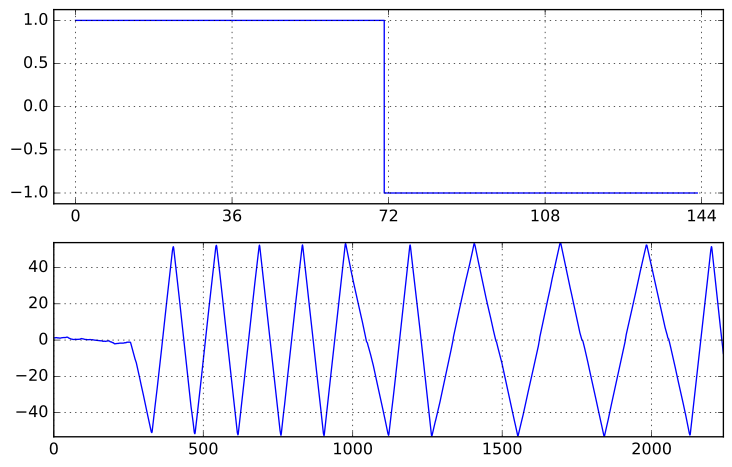

Generate this figure with Python:
import matplotlib.pyplot as plt
import numpy as np
from scipy import signal
import math

pktlen = 38144 / 8

raw = np.memmap("sample.bin", dtype=np.uint8, offset=(596000<<1), mode='r')

window = raw[:pktlen].copy()
level = 127.4
iq = ((level-(window.astype(np.float64))) / level).view(np.complex128)

fig, subplots = plt.subplots(nrows=2)
fig.set_size_inches(9,9*0.6180339887)

(mag_plot, spec_plot) = subplots

mag = np.abs(iq)

chip_length = 72

kernel = np.append(np.ones(chip_length), -np.ones(chip_length))
filtered = np.correlate(mag, kernel)

mag_plot.step(np.arange(kernel.size), kernel)
mag_plot.grid(axis='both')
mag_plot.autoscale(tight=True)
mag_plot.set_ylim(-1.125, 1.125)
mag_plot.set_xlim(-5, chip_length*2 + 5)
mag_plot.xaxis.set_ticks([0, 36, 72, 108, 144])

spec_plot.plot(filtered)
spec_plot.grid(axis='both')
spec_plot.autoscale(tight=True)

plt.savefig('filter.svg', dpi=72, transparent=True, bbox_inches="tight")
# plt.show()